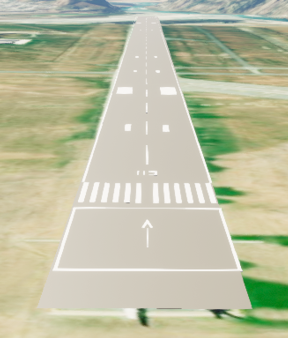
//> input picture image/4.png, 288 x 338 px
$ ./demo   (built with g++ and OpenCV 4)
//> lines starting //> are read from the running program, lines starting //| are printed output that depends on the picture; after the words box and inside, x2 and y2 are one past the last pixel; in counts of white or black regions, pixels touching at a corner belong together
### include/feature_detection.h
#ifndef FEATURE_DETECTION_H
#define FEATURE_DETECTION_H

#include <Eigen/Dense>
#include <opencv2/opencv.hpp>
#include <algorithm>
#include <numeric>

class FeatureDetector
{
public:

    typedef cv::Vec2d HoughCoord;
    typedef cv::Vec4f Line;
    typedef std::vector<Line> LineVec;
    typedef std::vector<std::vector<LineVec>> LineVecGrid;

    static constexpr double PI = 3.1415926535897932;

    // detect 2 slant lines
    static std::vector<HoughCoord> detectRunwayLine(cv::Mat, bool if_save = false);

    // detect threshold
    static std::vector<cv::RotatedRect> detectThreshold(cv::Mat image, std::vector<HoughCoord> lines, bool if_save = false, bool if_debug = false);

    // detect bottom and upper lines
    static std::vector<HoughCoord> detectBottomUpperLines(const std::vector<cv::RotatedRect>& threshs);

    // detect slope line
    static HoughCoord detectSlopeLine(std::vector<HoughCoord>BULines, std::vector<HoughCoord> LRLines);

    // convert line with 2 cartesian end points to hough coord
    static HoughCoord computeHoughLine(Line line);

    // draw line in hough coord in image
    static void drawHoughLine(cv::Mat& image, HoughCoord line, cv::Scalar color = cv::Scalar(0, 0, 255), int thickness = 2);

private:

    static double computeLength(Line line);

    static cv::Vec2d computeIntersection(HoughCoord line1, HoughCoord line2);

    static std::vector<HoughCoord> filterLines(cv::Mat image, std::vector<Line> lines, bool if_save);

    static std::vector<cv::RotatedRect> filterThresholds(std::vector<cv::RotatedRect> threshs, std::vector<HoughCoord> lines, bool if_save = false, cv::Mat runway_line_detect = cv::Mat(), bool if_debug = false);

    static HoughCoord fitLineFromLines(LineVec lineVec);

    static HoughCoord fitLineFromPoints(const std::vector<cv::Vec2d>& points, std::vector<double> weights = std::vector<double>(0));

};


#endif // FEATURE_DEECTION_H

### src/feature_detection.cpp
/**
 * @file feature_detection.cpp
 * @author Yang Jiaye (yjy420@sjtu.edu.cn)
 * @brief feature detection
 * @version 0.1
 * @date 2024-05-28
 *
 * @copyright Copyright (c) 2024
 *
 */

#include "feature_detection.h"

typedef FeatureDetector::HoughCoord HoughCoord;
typedef FeatureDetector::Line Line;

double FeatureDetector::computeLength(Line line)
{
    double x1 = line[0];
    double y1 = line[1];
    double x2 = line[2];
    double y2 = line[3];

    return std::sqrt((x1 - x2) * (x1 - x2) + (y1 - y2) * (y1 - y2));
}

// [11 lines left out: function computeIntersection, not called in this run]

HoughCoord FeatureDetector::computeHoughLine(Line line)
{
    double x1 = line[0];
    double y1 = line[1];
    double x2 = line[2];
    double y2 = line[3];

    double rho, theta;

    if(y1 == y2){
        theta = PI/2;
    }
    double k_inv = (x1 - x2) / (y1 - y2);
    theta = std::atan(-k_inv);

    double A = y2 - y1;
    double B = x2 - x1;
    double C = x2*y1 - x1*y2;
    double length = std::sqrt(A*A + B*B);

    rho = abs(C) / length;

    double x0 = -k_inv * y1 + x1;
    if(x0 < 0){
        rho = -rho;
    }

    return HoughCoord(rho, theta);
}

void FeatureDetector::drawHoughLine(cv::Mat& image, HoughCoord line, cv::Scalar color, int thickness)
{
    double rho = line[0];
    double theta = line[1];

    double a = std::cos(theta);
    double b = std::sin(theta);
    double x0 = a * rho;
    double y0 = b * rho;

    cv::Point pt1(cvRound(x0 + 2000 * (-b)), cvRound(y0 + 2000 * (a)));
    cv::Point pt2(cvRound(x0 - 2000 * (-b)), cvRound(y0 - 2000 * (a)));

    cv::line(image, pt1, pt2, color, thickness);
}

HoughCoord FeatureDetector::fitLineFromLines(LineVec lineVec)
{
    std::vector<cv::Vec2d> points;
    std::vector<double> weights;

    // Iterate over each line in lineVec
    for (auto line : lineVec) {
        cv::Vec2d pt1(line[0], line[1]);
        cv::Vec2d pt2(line[2], line[3]);

        double length = cv::norm(pt2 - pt1);
        points.push_back(pt1);
        points.push_back(pt2);
        weights.push_back(length);
        weights.push_back(length);
    }

    // Use Least Square Regression to find the line
    HoughCoord result = fitLineFromPoints(points, weights);

    return result;
}

// Define the function fitLineFromPoints
HoughCoord FeatureDetector::fitLineFromPoints(const std::vector<cv::Vec2d>& points, std::vector<double> weights)
{
    // Constructing matrices A and b for the least squares problem Ax = b
    Eigen::MatrixXd A(points.size(), 2);
    Eigen::VectorXd b(points.size());

    // Fill matrices A and b with data from points
    for (int i = 0; i < points.size(); i++) {
        A(i, 0) = points[i][0];
        A(i, 1) = 1;
        b(i) = points[i][1];
    }

    // If weights is empty, set all weights to 1
    if(weights.size() == 0){
        weights = std::vector<double>(points.size(), 1);
    }
    if(weights.size() != points.size()){
        std::cerr<<"[fitLineFromPoints]:\tweights size not equal to points size\n";
        return cv::Vec2d(0, 0);
    }

    // Diagonal matrix W for weighting
    Eigen::MatrixXd W = Eigen::MatrixXd::Zero(points.size(), points.size());
    for (int i = 0; i < weights.size(); ++i) {
        W(i, i) = weights[i];
    }

    // Solve the least squares problem using Eigen
    Eigen::VectorXd x = (A.transpose() * W * A).ldlt().solve(A.transpose() * W * b);

    double m = x(0); // Slope
    double c = x(1); // Intercept

    // hough coord result
    HoughCoord result;
    if (m == 0) {
        result[1] = PI / 2; // Pi/2 radians = 90 degrees
        result[0] = c;
    } else {
        result[1] = std::atan(-1 / m);
        result[0] = c * std::sin(result[1]);
    }

    return result;
}

std::vector<HoughCoord> FeatureDetector::detectRunwayLine(cv::Mat image, bool if_save)
{
    //=====================================================
    // 1. preprocess image

    cv::Mat gray;
    cv::cvtColor(image, gray, cv::COLOR_BGR2GRAY);

    //=====================================================
    // 2. LSD

    // create LSD object
    cv::Ptr<cv::LineSegmentDetector> lsd = cv::createLineSegmentDetector(cv::LSD_REFINE_STD);
    LineVec lsdLines; // storage line features

    // detect line feature
    double startTime = double(cv::getTickCount());

    // use opencv lsd implementation here
    lsd->detect(gray, lsdLines);

    double endTime = double(cv::getTickCount());
    double durationTime = (endTime - startTime) * 1000 / cv::getTickFrequency();
    std::cout << "[detectRunwayLine]:\tIt took " << durationTime << " ms to detect line features." << std::endl;

    if(if_save)
    {
        cv::Mat drawImage = gray;
        lsd->drawSegments(drawImage, lsdLines);
        cv::imwrite("./lsdImage.png", drawImage);
    }

    /*
    the most difficult part is to find specific 3 lines from
    all the detected lines above. We filter out short line
    below threshold, and rotation angle lower threshold first.
    Find the 2 slope interval which has the largest
    accumulating length. Use mean theta and d to find the 2 slant
    runway lines. Between the 2 lines repeat the procedure above
    to find the bottom line.
    */

    //=====================================================
    // 3 filter out lines and group them

    // in filteredLines, each Vec4f storage coords of a line
    LineVec filteredLines;
    LineVec::iterator lineIter; // iterate throughout lines_std
    double rho, theta, length;
    double lengthThreshold = 10; //length threshold
    double angleThreshold = PI/4; //angle threshold
    for(lineIter = lsdLines.begin(); lineIter != lsdLines.end(); ++lineIter)
    {
        //rho theta
        HoughCoord houghCoord = computeHoughLine(*lineIter);
        theta = houghCoord[1];
        length = computeLength(*lineIter);
        if(
            length > lengthThreshold
            && abs(theta) < angleThreshold
        ){
            filteredLines.push_back(*lineIter);
        }
    }

    if(if_save)
    {
        cv::Mat drawImage = gray;
        for(auto line: filteredLines){
            cv::line(drawImage, cv::Point(line[0], line[1]), cv::Point(line[2], line[3]), cv::Scalar(0, 255, 0), 2);
        }
        cv::imwrite("./filteredLines.png", drawImage);
    }

    //=====================================================
    // 4 use hough transform to detect runway

    std::vector<HoughCoord> results = filterLines(image, filteredLines, if_save);

    return results;
}

std::vector<cv::RotatedRect> FeatureDetector::detectThreshold(cv::Mat image, std::vector<HoughCoord> lines, bool if_save, bool if_debug)
{
    // Convert the image to grayscale
    cv::Mat gray;
    cv::cvtColor(image, gray, cv::COLOR_BGR2GRAY);

    // Threshold the image to get binary image
    cv::Mat thresh;
    cv::threshold(gray, thresh, 220, 255, 0);
    if(if_save){
        cv::imwrite("thresh.png", thresh);
    }

    // Find contours in the binary image
    std::vector<std::vector<cv::Point>> contours;
    cv::findContours(thresh, contours, cv::RETR_EXTERNAL, cv::CHAIN_APPROX_SIMPLE);

    // Draw blue contours on the original image
    if(if_save){
        cv::Mat contours_image = image.clone();
        cv::drawContours(contours_image, contours, -1, cv::Scalar(255, 0, 0), 2);
        cv::imwrite("contours.png", contours_image);
    }

    // Create an empty image for rotated rectangles and centroids
    cv::Mat bars_image = image.clone();
    cv::Mat centroids_image = image.clone();
    std::vector<cv::RotatedRect> bars;

    // Process each contour
    for (const auto& contour : contours) {

        // Get the rotated rectangle that best fits the contour
        cv::RotatedRect rect = cv::minAreaRect(contour);
        bars.push_back(rect);

        if(if_save){
            // Draw the rotated rectangle in white
            cv::Point2f vertices[4];
            rect.points(vertices);
            for (int i = 0; i < 4; i++){
                cv::line(bars_image, vertices[i], vertices[(i+1)%4], cv::Scalar(0, 255, 255));
                cv::line(centroids_image, vertices[i], vertices[(i+1)%4], cv::Scalar(255, 0, 255));
            }

            // Calculate the centroid of the rectangle
            cv::Point2f center = rect.center;

            // Draw the centroid in red
            cv::circle(centroids_image, center, 1, cv::Scalar(0, 0, 255), -1);
        }
    }

    if(if_save){
        cv::imwrite("bars.png", bars_image);
        cv::imwrite("centroids.png", centroids_image);
    }
    if(if_debug){
        std::cout << "[detectThreshold]:\tfiltering bars\n";
    }

    bars = filterThresholdBars(bars, lines, if_save, image.clone(), if_debug);

    // draw bars
    if(if_save){
        cv::Mat filtered_bars_image = image.clone();
        for (const auto& thresh : bars) {
            cv::Point2f vertices[4];
            thresh.points(vertices);
            for (int i = 0; i < 4; i++){
                cv::line(filtered_bars_image, vertices[i], vertices[(i+1)%4], cv::Scalar(0, 255, 255));
            }
        }
        cv::imwrite("filtered_bars.png", filtered_bars_image);
    }

    return bars;
}

// Function to detect the bottom line and the upper line
// [35 lines left out: functions detectBottomUpperLines, detectSlopeLine, not called in this run]

std::vector<HoughCoord> FeatureDetector::filterLines(cv::Mat bgrImage, std::vector<Line> lines, bool if_save)
{
    // number of steps in rho and theta range
    int NRho = 50;
    int NTheta = 50;
    double maxRho = sqrt(bgrImage.cols * bgrImage.cols + bgrImage.rows * bgrImage.rows);

    // Define evenly spaced values from -pi/2 to pi/2 for theta bins
    std::vector<double> theta_bins(NTheta + 1);
    for (int i = 0; i < NTheta + 1; ++i) {
        theta_bins[i] = i * PI / NTheta - PI / 2;
    }
    // Define evenly spaced values from -max to max for rho bins
    std::vector<double> rho_bins(NRho + 1);
    for (int i = 0; i < NRho + 1; ++i) {
        rho_bins[i] = i * 2 * maxRho / NRho - maxRho;
    }

    Eigen::MatrixXf houghAccumulater = Eigen::MatrixXf::Zero(NRho, NTheta);
    LineVecGrid lineVecGrid(NRho, std::vector<LineVec>(NTheta, LineVec(0)));

    // map rho and theta to grid
    for (auto line:lines)
    {
        //convert coord
        HoughCoord houghCoord = computeHoughLine(line);
        double rho = houghCoord[0];
        double theta = houghCoord[1];
        double length = computeLength(line);

        //find corresbonding grid index
        int rho_idx = std::distance(rho_bins.begin(), std::upper_bound(rho_bins.begin(), rho_bins.end(), rho)) - 1;
        int theta_idx = std::distance(theta_bins.begin(), std::upper_bound(theta_bins.begin(), theta_bins.end(), theta)) - 1;

        // boundary check
        if(theta_idx > NTheta-1){
            theta_idx = NTheta-1;
        }
        if(theta_idx < 0){
            theta_idx = 0;
        }
        if(rho_idx > NRho-1){
            rho_idx = NRho-1;
        }
        if(rho_idx < 0){
            rho_idx = 0;
        }

        // accumulator increase
        houghAccumulater(rho_idx, theta_idx) += length;
        // storage lines in LineVecGrid
        lineVecGrid[rho_idx][theta_idx].push_back(line);
    }

    // number of lines to preserve, sorted by total length in accumulator
    int line_num = 2;
    std::vector<HoughCoord> results;

    for(int i = 0; i<line_num; i++)
    {
        Eigen::Index max_row, max_col;
        // find max value
        double max_value = houghAccumulater.maxCoeff(&max_row, &max_col);
        houghAccumulater(max_row, max_col) = -INFINITY;
        LineVec lineVec = lineVecGrid[max_row][max_col];
        // use least square regression to fit the line
        results.push_back(fitLineFromLines(lineVec));
    }
    if(results[1][1] > results[0][1]){
        std::swap(results[0], results[1]);
    }

    return results;
}


// Filter out the rectangles by aspect ratios, rotated angles, position of center points and verticle scan
// [180 lines left out: function filterThresholdBars, not called in this run]

### src/demo.cpp
#include "feature_detection.h"

typedef FeatureDetector::HoughCoord HoughCoord;
typedef FeatureDetector::Line Line;

int main()
{
    // read image
    std::string path = "../image/4.png";
    cv::Mat image = cv::imread(path);
//> image is the input picture: 338 rows x 288 cols, CV_8UC3; mean B, G, R 163.9, 191.6, 189.5

    // detect runway lines
    std::cout<<"Detecting runway lines..."<<std::endl;
    auto LRLines = FeatureDetector::detectRunwayLine(image, false);
//> in detectRunwayLine, `cv::cvtColor(image, gray, cv::COLOR_BGR2GRAY);`:
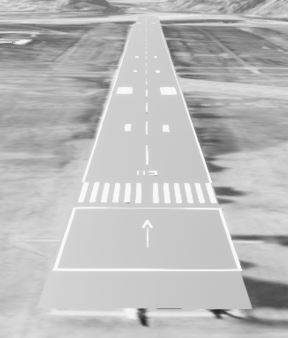
//> gray: 338 rows x 288 cols, CV_8UC1; min 32, max 253, mean 187.8
//> in detectRunwayLine, `lsd->detect(gray, lsdLines);`: lsdLines = 317 items, first 8: [206.9, 308.4, 229.4, 308.4], [206.4, 165.8, 202.7, 152.9], [241.6, 269.5, 233.3, 245.6], [201.2, 149.6, 187.5, 109.2], [216.9, 314.2, 202.8, 309.1], [207.8, 170.7, 207.1, 165.8], [138.2, 307.5, 145.6, 307.1], [228, 314.7, 220.4, 312.7]
//> the loop in detectRunwayLine, `for(lineIter = lsdLines.begin(); lineIter != lsdLines.end(); ++lineIter)` made 317 passes
//> (x1 in computeHoughLine, y1 in computeHoughLine, x2 in computeHoughLine, y2 in computeHoughLine, k_inv in computeHoughLine, theta in computeHoughLine, A in computeHoughLine, B in computeHoughLine) on passes 1 to 3: (206.9, 308.4, 229.4, 308.4, 737.3, -1.57, 0.0305, 22.5), (206.4, 165.8, 202.7, 152.9, 0.291, -0.283, -12.87, -3.74), (241.6, 269.5, 233.3, 245.6, 0.345, -0.332, -23.92, -8.25)
//> the loop in filterLines, `for (auto line:lines)` made 53 passes
//> line on passes 1 to 8: [206.4, 165.8, 202.7, 152.9], [241.6, 269.5, 233.3, 245.6], [201.2, 149.6, 187.5, 109.1], [233, 245.2, 220.7, 207.3], [173.1, 64.38, 164.1, 37.79], [252, 308.1, 241.1, 275.5], [215.5, 199.4, 212.6, 187.6], [163.9, 36.62, 160.8, 26.44]

    for(auto line: LRLines){
        FeatureDetector::drawHoughLine(image, line, cv::Scalar(0, 255, 0), 2);
    }
//> this loop made 2 passes
//> line on passes 1 to 2: [133.3, 0.298], [140.1, -0.325]
//> pass 1, `FeatureDetector::drawHoughLine(image, line, cv::Scalar(0, 255, 0), 2);`:
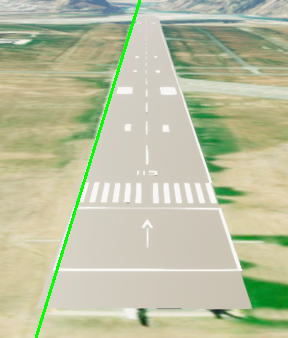
//> image: 338 rows x 288 cols, CV_8UC3; 1.07% of pixels changed, all inside (x1, y1, x2, y2) = (35, 0, 141, 338)
//> pass 2, `FeatureDetector::drawHoughLine(image, line, cv::Scalar(0, 255, 0), 2);`:
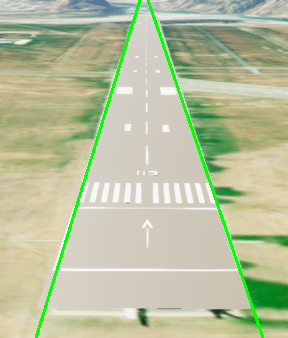
//> image: 338 rows x 288 cols, CV_8UC3; 1.08% of pixels changed, all inside (x1, y1, x2, y2) = (147, 0, 264, 338)

    // detect threshold
    std::cout<<"Detecting runway thresholds..."<<std::endl;
    auto bars = FeatureDetector::detectThreshold(image, LRLines, false, false);
//> in detectThreshold, `cv::cvtColor(image, gray, cv::COLOR_BGR2GRAY);`:
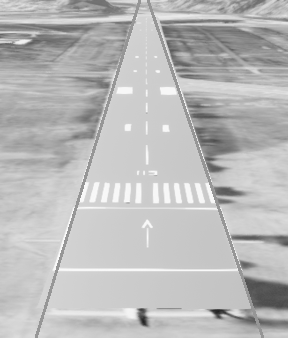
//> gray: 338 rows x 288 cols, CV_8UC1; min 32, max 251, mean 186.4
//> in detectThreshold, `cv::threshold(gray, thresh, 220, 255, 0);`:
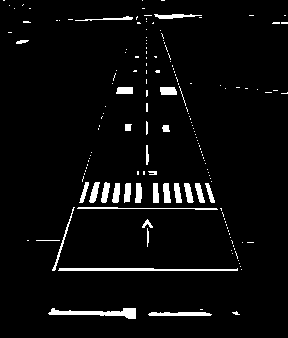
//> thresh: 338 rows x 288 cols, CV_8UC1; 4.2% white; 162 white regions (131 under 20 px), largest, box (x1, y1, x2, y2) and area: (48, 308, 136, 319) 461, (58, 268, 238, 271) 455, (148, 312, 212, 316) 228
//> the loop in detectThreshold, `for (const auto& contour : contours)` made 162 passes
//> contour on passes 3, 5, 7: 2 Points (x, y): [200, 309], [202, 309], 1 Point (x, y): [241, 269], 1 Point (x, y): [240, 266]
//> (the run ends here: the program needs code that is not available in this run, at `bars = filterThresholdBars(bars, lines, if_save, image.clone(), if_deb..`)

$ run again, with image/1.png copied over image/4.png
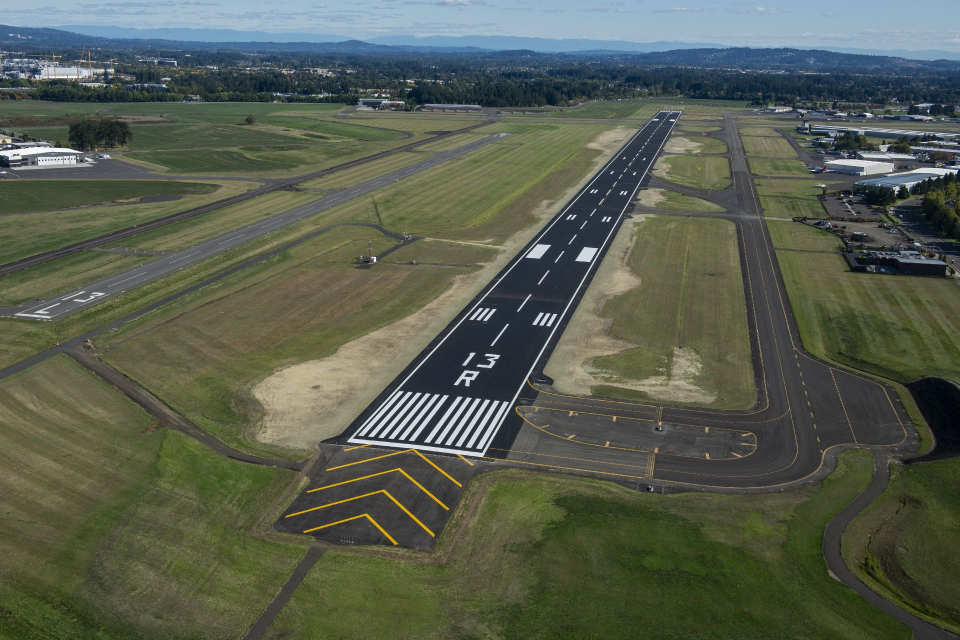
//> input picture image/1.png, 1920 x 1280 px (shown at 1/2 size)
//> image is the input picture: 1280 rows x 1920 cols, CV_8UC3; mean B, G, R 78.8, 93.1, 86.6
//> in detectRunwayLine, `cv::cvtColor(image, gray, cv::COLOR_BGR2GRAY);`:
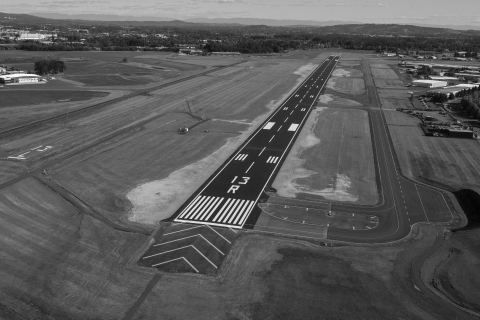
//> gray: 1280 rows x 1920 cols, CV_8UC1 (shown at 1/4 size); min 0, max 255, mean 89.5
//> lsdLines = 3455 items, first 8: [1719.4, 319.1, 1699.3, 317.6], [128.2, 295.8, 108.1, 295.1], [44.35, 296.6, 19.24, 299.4], [169.1, 304.5, 125.4, 294.1], [0.39, 310, 18.09, 312.2], [1873.2, 280.4, 1836.9, 283.7], [962.1, 904.6, 749.3, 880], [107, 295.3, 94.36, 294.6]
//> the loop in detectRunwayLine, `for(lineIter = lsdLines.begin(); lineIter != lsdLines.end(); ++lineIter)` made 3455 passes
//> (x1 in computeHoughLine, y1 in computeHoughLine, x2 in computeHoughLine, y2 in computeHoughLine, k_inv in computeHoughLine, theta in computeHoughLine, A in computeHoughLine, B in computeHoughLine) on passes 1 to 3: (1719.4, 319.1, 1699.3, 317.6, 13.04, -1.49, -1.54, -20.07), (128.2, 295.8, 108.1, 295.1, 28.4, -1.54, -0.708, -20.11), (44.35, 296.6, 19.24, 299.4, -8.9, 1.46, 2.82, -25.1)
//> the loop in filterLines, `for (auto line:lines)` made 363 passes
//> line on passes 1 to 3: [1912.7, 349.2, 1916.4, 339.2], [938.3, 770.6, 939.1, 759.5], [965.1, 912.8, 1161.5, 570.4]
//> the loop `for(auto line: LRLines)` made 2 passes
//> line on passes 1 to 2: [1111.5, 0.756], [1284.1, 0.541]
//> in detectThreshold, `cv::threshold(gray, thresh, 220, 255, 0);`:
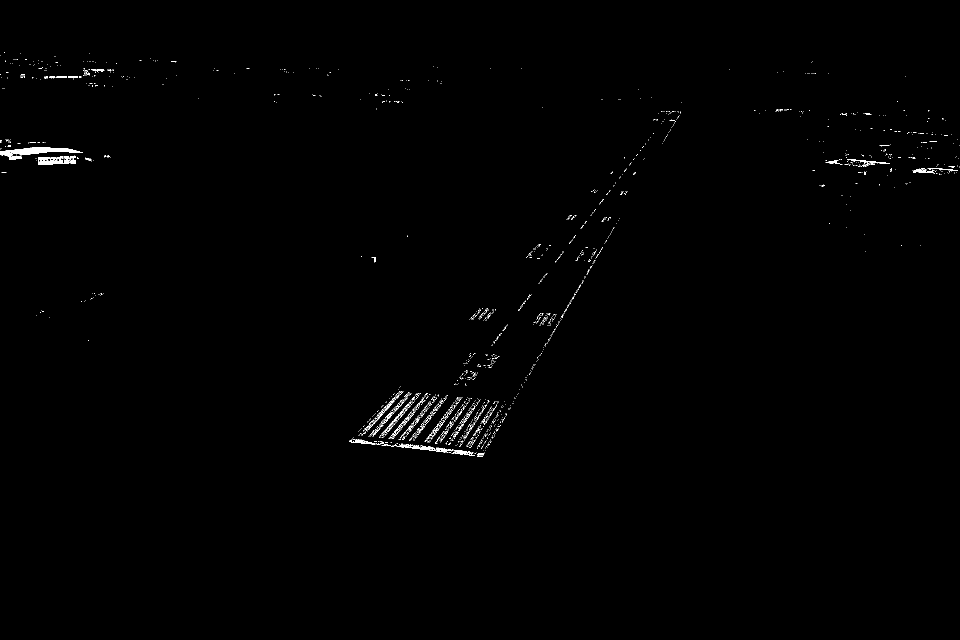
//> thresh: 1280 rows x 1920 cols, CV_8UC1 (shown at 1/2 size); 0.42% white in thin lines or dots, all inside (x1, y1, x2, y2) = (0, 104, 1920, 914)
//> the loop in detectThreshold, `for (const auto& contour : contours)` made 1751 passes
//> contour on passes 3, 6, 7: 1 Point (x, y): [969, 905], 1 Point (x, y): [971, 901], 1 Point (x, y): [967, 901]
